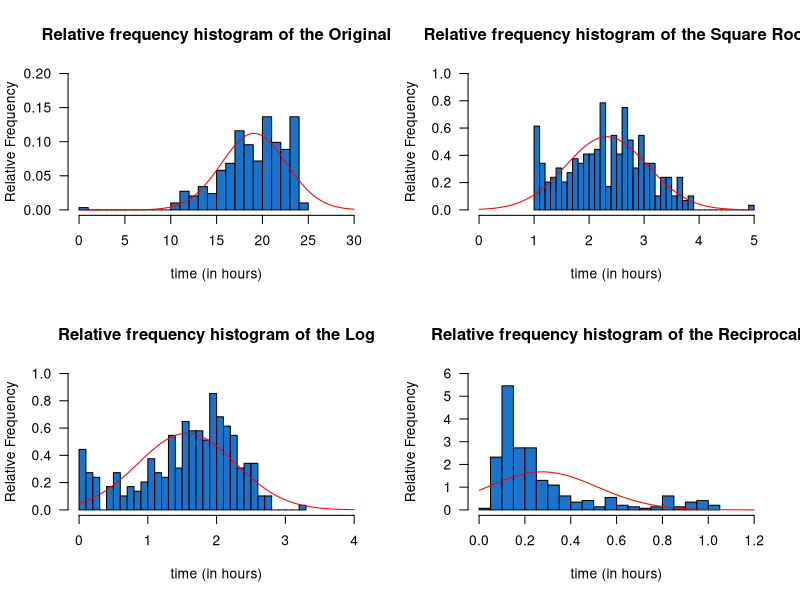
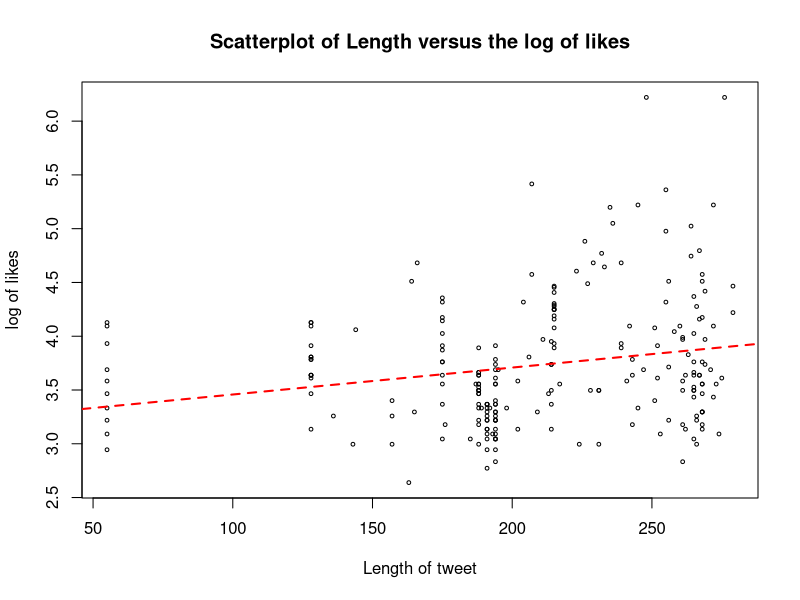
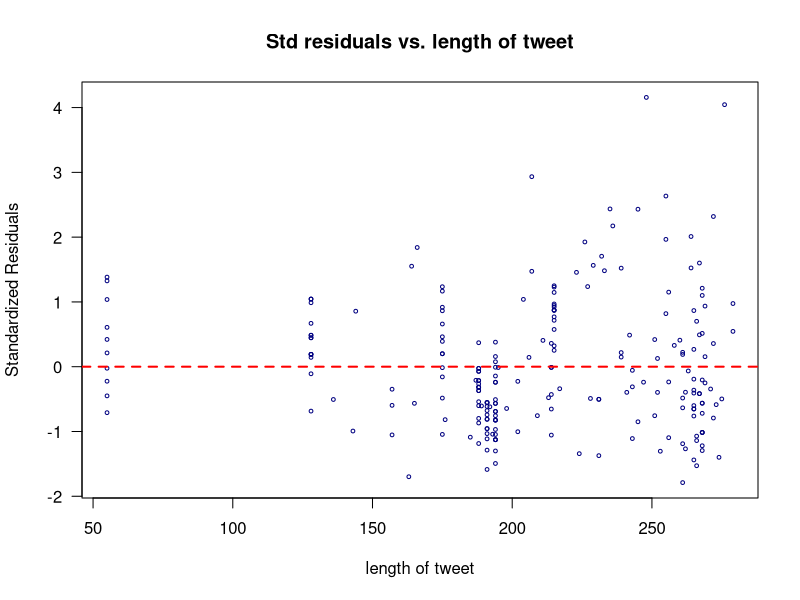
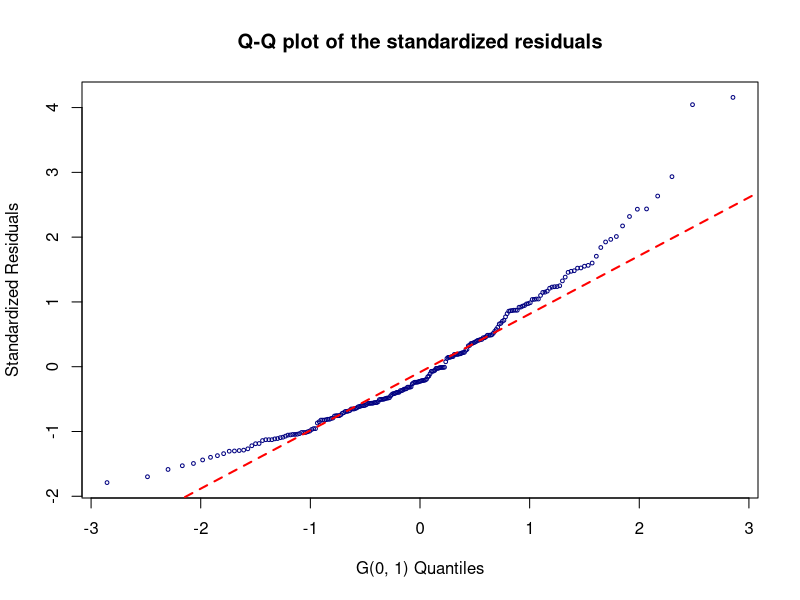

Source code (R) for these figures, in order:
library(readr)
data_A4 <- read_csv("dataset.csv")
#  Hashtags
n <- length(data_A4$hashtags.binary)
head(data_A4)
summary(data_A4$hashtags.binary)
sum(data_A4$hashtags.binary)
n <- length(data_A4$hashtags.binary)
thetahat <- sum(data_A4$hashtags.binary)/length(data_A4$hashtags.binary)
theta0 <- 0.14
# Test A
lambdaA <- (thetahat-theta0)/(sqrt(theta0*(1-theta0)/n))
P_Value_A <- 2*(1-pnorm(lambdaA))
# Test B
lambdaB <- -2*log(((theta0/thetahat)^(n*thetahat))*(((1 - theta0)/(1 - thetahat))^(n - n*thetahat)))
lambdaB_sqrt = sqrt(lambdaB)
P_Value_B2 <- 2*(1-pchisq(lambdaB,df = 1))
P_Value_B <- 2*(1-pnorm(lambdaB_sqrt,1,0))

# Time Between Tweets Revisited
data_A4$tweet.gap.hour <- data_A4$tweet.gap/3600
tgh.first <- data_A4$tweet.gap.hour[data_A4$first.tweet == 1  & data_A4$tweet.gap.hour <= 24]
summary(tgh.first)
# Square Root
tf1 <- sqrt(max(tgh.first) - tgh.first + 1)
# Log
tf2 <- log(max(tgh.first) - tgh.first + 1)
# Reciprocal
tf3 <- 1/(max(tgh.first) - tgh.first + 1)
# We are using tf1 <- sqrt(max(tgh.first) - tgh.first + 1)
library(MASS)
par(mfrow = c(2, 2))
truehist(tgh.first, main = "Relative frequency histogram of the Original",
         xlab = "time (in hours)", ylab = "Relative Frequency",
         xlim = c(0, 30), ylim = c(0, 0.2), las = 1, col = "dodgerblue3",
         nbins = 30, cex.axis = 1)
curve(dnorm(x, mean(tgh.first), sd(tgh.first)), from = 0.001, col = "red", add = TRUE, lwd = 1) 
truehist(tf1, main = "Relative frequency histogram of the Square Root",
         xlab = "time (in hours)", ylab = "Relative Frequency",
         xlim = c(0, 5), ylim = c(0, 1), las = 1, col = "dodgerblue3",
         nbins = 30, cex.axis = 1)
curve(dnorm(x, mean(tf1), sd(tf1)), from = 0.001, col = "red", add = TRUE, lwd = 1) 
truehist(tf2, main = "Relative frequency histogram of the Log",
         xlab = "time (in hours)", ylab = "Relative Frequency",
         xlim = c(0, 4), ylim = c(0, 1), las = 1, col = "dodgerblue3",
         nbins = 30, cex.axis = 1)
curve(dnorm(x, mean(tf2), sd(tf2)), from = 0.001, col = "red", add = TRUE, lwd = 1) 
truehist(tf3, main = "Relative frequency histogram of the Reciprocal",
         xlab = "time (in hours)", ylab = "Relative Frequency",
         xlim = c(0, 1.2), ylim = c(0, 6), las = 1, col = "dodgerblue3",
         nbins = 30, cex.axis = 1)
curve(dnorm(x, mean(tf3), sd(tf3)), from = 0.001, col = "red", add = TRUE, lwd = 1) 
# B
MU0 <- sqrt(max(tgh.first) - 16 + 1)
par(mfrow = c(1,1))
n <- length(tf1)
Y <- mean(tf1)
S <- sd(tf1)
lambda <- abs(Y-MU0)/(S/sqrt(n))
p_value <-  2*(1-pt(lambda,n-1))

# Length and Likes Revisited
# length as the explanatory variate, and likes.log as the response variate
par(mfrow = c(1, 1))
user <- subset(data_A4, subset = (username == "@CPHO_Canada"))
likes.log = log(user$likes + 1)
user$likes.log <- log(user$likes + 1)
length <- user$length
mod <- lm(likes.log ~ length)
modAlt <- lm(user$likes.log  ~ user$length)
summary(mod)
summary(modAlt)
summary(user$length)
confint(mod, level = 0.95)

sigma(mod)

plot(user$length, likes.log, xlab = "Length of tweet", ylab = "log of likes",
     main = "Scatterplot of Length versus the log of likes", pch = 1, cex = 0.5, col = 1)
abline(coef(mod), lwd = 2, lty = 2, col = "red")

stdres <- rstandard(mod)
mean(stdres)
sd(stdres)
plot(user$length, stdres,
     main = "Std residuals vs. length of tweet",
     xlab = "length of tweet", ylab = "Standardized Residuals",
     pch = 1, col = "navy", cex = 0.5, las = 1)
abline(h = 0, lty = 2, col = "red", lwd = 2)
# qqplot of standardized residual
qqnorm(stdres, main = "Q-Q plot of the standardized residuals",
       xlab = "G(0, 1) Quantiles", ylab = "Standardized Residuals",
       pch = 1, col = "navy", cex = 0.5)
qqline(stdres, lty = 2, col = "red", lwd = 2)

predictedValueB <- 3.2076781 + 0.0025046*200
predict(mod, newdata1234 = data.frame("length" = 200))


predict(mod, newdata = data.frame("length" = 200), interval = "prediction", level = 0.95)
summary(mod)
pvaluesQ3 <- 2*(1 - pt(0.0025046/0.0007296, 230))


data_A4$likes.log = log(data_A4$likes + 1)
userA4_0 <- subset(data_A4, subset = (username == "@CPHO_Canada" & media.binary == 0))
userA4_1 <- subset(data_A4, subset = (username == "@CPHO_Canada" & media.binary == 1))
n0 <- length(userA4_0$likes.log)
n1 <- length(userA4_1$likes.log)
mean1 <- mean(userA4_1$likes.log)
mean0 <- mean(userA4_0$likes.log)
sd1 <- sd(userA4_1$likes.log)
sd0 <- sd(userA4_0$likes.log)
t.test(userA4_0$likes.log, userA4_1$likes.log, var.equal = TRUE)
SP <- sqrt((56*(sd0^2) + 174*(sd1^2))/(57 + 175 - 2))
d <- abs(mean0 - mean1)/(SP*(sqrt(1/57+1/175)))
pvalueA4 <- 2*(1 - pt(d, 57 + 175 - 2))
t.test(userA4_0$likes.log, userA4_1$likes.log, var.equal = TRUE,conf.level = 0.95)$conf.int[1:2]

           
